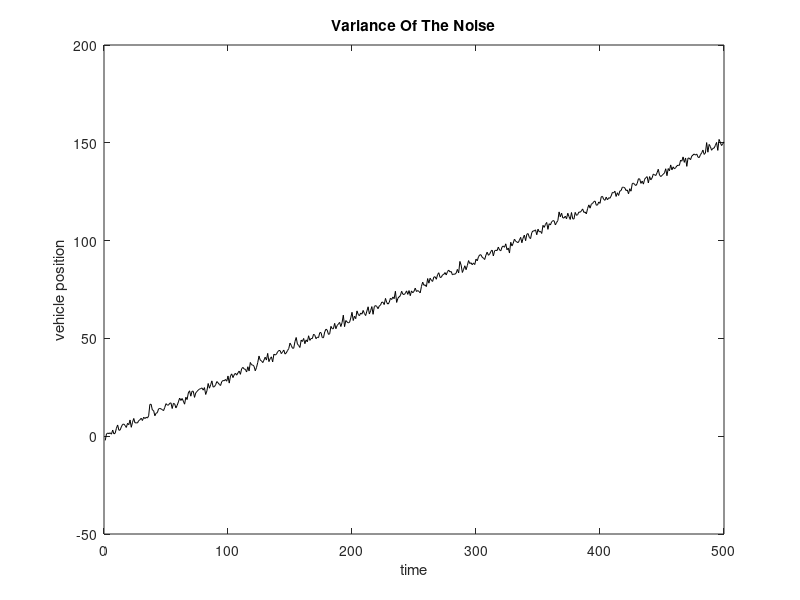

This chart was generated by the following MATLAB code:
load gps.mat
clc;
t=1:500;
figure (1)
plot (t,z,'k')
title ( 'Variance Of The Noise')
xlabel('time')
ylabel('vehicle position')
L=1:length(z);
p=polyfit(L,z,1);  %% Syntax of polyfit (p)=polyfit(x,y,n)
p_v=polyval(p,L);
variance=var(p_v)